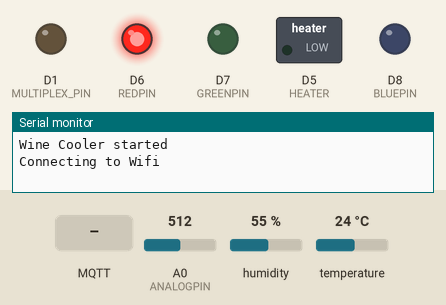
The sketch below on a simulated ESP8266 (NodeMCU). Shown: switched loads named in the sketch (green lamp = pin HIGH), output pins drawn as LEDs (lit = HIGH), the last lines printed to the serial monitor. Wiring (inferred from the names in the program): DHT11 sensor: data D2. Inputs (shaded band) come from the test bench; at power-on: A0 (ANALOGPIN) = 512, humidity 55 %, temperature 24 °C. WiFi joins after 1.5 s; servers stay silent unless stated; random numbers use the default seed unless the sketch sets one; no MQTT or app messages arrive unless stated.

Above: at 0.1 s.
At 3.4 s:
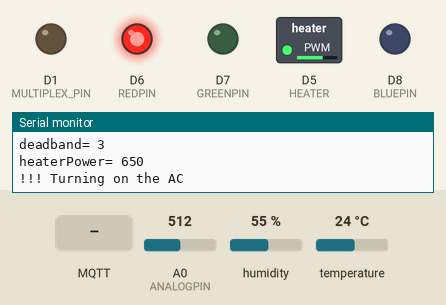
3.5 s: MQTT message "winebot/settemp" arrives on the first subscribed topic
7.8 s: MQTT message "1" arrives on the first subscribed topic
At 36.38 s:
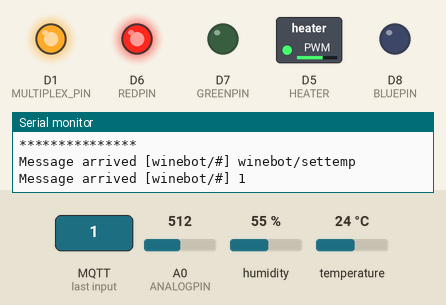
Timing chart, 0 to 37.8 s (numbered marks = the images above; inputs shaded):
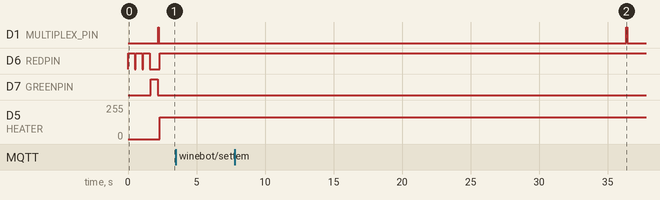

The sketch:

WineCooler.ino
```cpp
#include <ESP8266WiFi.h>
#include <WiFiClient.h>
#include <ESP8266WebServer.h>
#include <ESP8266mDNS.h>
#include <PubSubClient.h>
#include <Adafruit_Sensor.h>
#include "DHT.h"

//PINS
#define MULTIPLEX_PIN D1
#define ANALOGPIN A0
#define REDPIN D6
#define GREENPIN D7
#define BLUEPIN D8
#define HEATER D5
#define DHTPIN D2     // what digital pin we're connected to


// Uncomment whatever type you're using!
#define DHTTYPE DHT11   // DHT 11

//TEMP CONSTANTS
#define SERIESRESISTOR 10000
#define THERMISTORNOMINAL 10000
// temp. for nominal resistance (almost always 25 C)
#define TEMPERATURENOMINAL 25
// how many samples to take and average, more takes longer
// but is more 'smooth'
#define NUMSAMPLES 5
// The beta coefficient of the thermistor (usually 3000-4000)
#define BCOEFFICIENT 3950

//APP SETTINGS
#define DEFAULT_DESIREDTEMP 57
#define DEFAULT_FINMINTEMP 34
#define DEFAULT_DEADBAND 3
#define DEFAULT_DEFROSTDEADBAND 2
#define DEFAULT_HEATERPOWER 650

int desiredTemp;
int finMinTemp;
int deadband;
int defrostDeadband;
int heaterPower;


int cooling = 0;    //cooling means the resistor on
int defrosting = 0;
float roomTemp;
float finTemp;
float humidity;

WiFiClient espClient;
PubSubClient mqttclient(espClient);
DHT dht(DHTPIN, DHTTYPE);

int settingsChanged = 0;

void setup() {
  // put your setup code here, to run once:

  pinMode(MULTIPLEX_PIN,OUTPUT);
  digitalWrite(MULTIPLEX_PIN,LOW);

  lightsOff();
  turnOnRed();
  desiredTemp = DEFAULT_DESIREDTEMP;
  finMinTemp = DEFAULT_FINMINTEMP;
  deadband = DEFAULT_DEADBAND;
  heaterPower = DEFAULT_HEATERPOWER;
  defrostDeadband = DEFAULT_DEFROSTDEADBAND;

  Serial.begin(115200);
  Serial.setDebugOutput(true);
  dbg("Wine Cooler started");

  //TODO test error handling
  dht.begin();
  connectToWifi();
  connectToMQTT();
  turnOnAC(0);
  printSettings();
}

void loop() {

  //TODO deal with disconnections
  if (!mqttclient.connected()){
    dbg("Attempting to reconnect to MQTT");
    connectToMQTT();
  }
  roomTemp = getRoomTemp();
  finTemp = getFinTemp();
  int cutoff = desiredTemp + deadband;

  if (roomTemp >= cutoff  && !defrosting  && !cooling){
     //room is past the cutoff and were not in a defrost so turn on the heater
     dbg("!!! Turning on the AC");
     sendMQInfo("!!! Turning on AC");
     cooling = 1;
     turnOnAC(heaterPower);
     turnOnRed();
  }

  if ((roomTemp <= desiredTemp) && cooling){
    //if we are cooling but we reached the desired temp
     dbg("Turning off the AC since we reached the temp");
     sendMQInfo("!!! Turning off AC since we reached the temp");
     lightsOff();
     turnOnAC(0);
     cooling = 0;
  }

  if ((finTemp < finMinTemp) && !defrosting){
    if (cooling){
      dbg("Turning off heating due to finTemp");
      sendMQInfo("Turning off heating due to finTemp");
      cooling = 0;
      turnOnAC(0);
      lightsOff();
    }
    defrosting = 1;   // turn on defrost
  }

  if (defrosting){
    if (finTemp > (finMinTemp + defrostDeadband)){
      dbg("Defrost Complete");
      sendMQInfo("Defrost Complete");
      defrosting = 0;
    } else {
      //still defrosting
      flashBlue();
    }
  }

  delay(1000);
  humidity = getHumidity();

  printStatus();
  //dbg("DHTTemp= "+String(getDHTTemp()));

  for (int i=0; i < 30; i++){
    mqttclient.loop();

    if (settingsChanged == 1){
      printSettings();
      settingsChanged = 0;
      break;
    }

    delay(1000);    //probably change this later
  }

}
/* End Main Loop */

void msgrcvd(char* topic, byte* payload, unsigned int length) {
  /* DONT MAKE NETWORK CALLS HERE */
  String topicStr(topic);
  payload[length] = '\0';
  String msg ((char *)payload);
  /* debug */
  Serial.print("Message arrived [");
  Serial.print(topic);
  Serial.print("] ");
  for (int i=0;i<length;i++) {
    Serial.print((char)payload[i]);
  }
  Serial.println();
  //Serial.println("_"+msg+"_");
  //Serial.println();
  int tmp;
  if (topicStr == "winebot/settemp"){
    tmp = msg.toInt();
    if (tmp!=desiredTemp){
      desiredTemp = msg.toInt();
      dbg("## Desired Temp set to "+String(desiredTemp));
      settingsChanged = 1;
    }
  } else if (topicStr == "winebot/setfinmintemp"){
    tmp = msg.toInt();
    if (tmp!=finMinTemp){
      finMinTemp = msg.toInt();
      dbg("## FinMin Temp set to "+String(finMinTemp));
      settingsChanged = 1;
    }
  } else if (topicStr == "winebot/setheaterpower"){
    tmp = msg.toInt();
    if (tmp!=heaterPower){
      heaterPower = msg.toInt();
      dbg("## heaterPower set to "+String(heaterPower));
      settingsChanged = 1;
    }
  }

}

float getFinTemp(){
  digitalWrite(MULTIPLEX_PIN,LOW);
  float avg = getAnalogSamples();
  float temp = calcTemp(avg);
  //dbg("Fin Temp:");
  //dbg(String(temp));
  return temp;
}

float getRoomTemp(){
  digitalWrite(MULTIPLEX_PIN,HIGH);
  float avg = getAnalogSamples();
  float temp = calcTemp(avg);
  //dbg("Room Temp:");
  //dbg(String(temp));
  return temp;
}

void turnOnAC(int power){
   analogWrite(HEATER,power);

}

// Helper Functions

float getAnalogSamples(){
  int i;
  int samples[NUMSAMPLES];
  float average;

  // take N samples in a row, with a slight delay
  for (i=0; i< NUMSAMPLES; i++) {
   samples[i] = analogRead(ANALOGPIN);
   delay(10);
  }

  // average all the samples out
  average = 0;
  for (i=0; i< NUMSAMPLES; i++) {
     average += samples[i];
  }
  average /= NUMSAMPLES;
  return average;
}

float getHumidity(){
  int i;
  int samples[NUMSAMPLES];
  float average;

  // take N samples in a row, with a slight delay
  for (i=0; i< NUMSAMPLES; i++) {
   samples[i] =  dht.readHumidity();
   delay(500);
  }

  // average all the samples out
  average = 0;
  int cnt = 0;
  for (i=0; i< NUMSAMPLES; i++) {
    if (samples[i] < 100){
       average += samples[i];
       cnt++;
    }
  }
  if (cnt==0){
    return 0;
  }
  average /= cnt;
  return average;
}

float getDHTTemp(){
  int i;
  int samples[NUMSAMPLES];
  float average;

  // take N samples in a row, with a slight delay
  for (i=0; i< NUMSAMPLES; i++) {
   samples[i] =  dht.readTemperature(true);
   delay(500);
  }

  // average all the samples out
  average = 0;
  int cnt = 0;
  for (i=0; i< NUMSAMPLES; i++) {
    if (samples[i] < 100){
     average += samples[i];
     cnt++;
    }
  }
  if (cnt==0){
    return 0;
  }
  average /= cnt;
  return average;
}

float calcTemp(float RawADC){
  float res;
  res = SERIESRESISTOR*(1023/RawADC-1);
  float steinhart;
  steinhart = res / THERMISTORNOMINAL; // (R/Ro)
  steinhart = log(steinhart); // ln(R/Ro)
  steinhart /= BCOEFFICIENT; // 1/B * ln(R/Ro)
  steinhart += 1.0 / (TEMPERATURENOMINAL + 273.15); // + (1/To)
  steinhart = 1.0 / steinhart; // Invert
  steinhart -= 273.15; // convert to C

  float f = steinhart*1.8+32;
  return f;
}

void flashGreen(){
  analogWrite(GREENPIN,1024);
  delay(500);
  analogWrite(GREENPIN,0);
}

void flashRed(){
  analogWrite(REDPIN,1024);
  delay(500);
  analogWrite(REDPIN,0);
}

void flashBlue(){
  analogWrite(BLUEPIN,1024);
  delay(500);
  analogWrite(BLUEPIN,0);
}

void turnOnRed(){
  analogWrite(BLUEPIN,0);
  analogWrite(GREENPIN,0);
  analogWrite(REDPIN,1024);
}

void connectToWifi(){
  const char* ssid = "TruffleShuffle";
  const char* password = "Mets1234";
  WiFi.begin(ssid, password);
  dbg("Connecting to Wifi");
  while (WiFi.status() != WL_CONNECTED) {
    flashRed();
    delay(50);
    dbg(".");
  }
  dbg("Connected");
  flashGreen();
}

void connectToMQTT(){
  mqttclient.setServer("pizero1", 1883);

  String clientId = "WINECOOLER-";
  clientId += String(random(0xffff), HEX);
  if (mqttclient.connect(clientId.c_str())) {
      dbg("mqtt connected");
      sendMQInfo("Wine Cooler Connected");
      regServer();
      mqttclient.setCallback(msgrcvd);
      mqttclient.subscribe("winebot/#");
  } else {
      dbg("mqtt failed, rc=");
      flashRed();
      flashRed();
      flashRed();
      dbg(String(mqttclient.state()));
  }

}

void lightsOff(){
  analogWrite(BLUEPIN,0);
  analogWrite(REDPIN,0);
  analogWrite(GREENPIN,0);
}

void printStatus(){
  dbg("***************");
  dbg("Room Temp= "+String(roomTemp));
  dbg("Fin Temp= "+String(finTemp));
  dbg("Cooling= "+String(cooling));
  dbg("Defrosting= "+String(defrosting));
  dbg("Humidity= "+String(humidity));
  dbg("***************");


  sendMQData("Room Temp="+String(roomTemp));
  sendMQData("Fin Temp="+String(finTemp));
  sendMQData("Cooling="+String(cooling));
  sendMQData("Defrosting="+String(defrosting));
  sendMQData("Humidity="+String(humidity));

}

void printSettings(){
  dbg("PRINTING SETTINGS");
  dbg("DesiredTemp= "+String(desiredTemp));
  dbg("finMinTemp= "+String(finMinTemp));
  dbg("deadband= "+String(deadband));
  dbg("heaterPower= "+String(heaterPower));
  sendMQData("DesiredTemp="+String(desiredTemp));
  sendMQData("finMinTemp="+String(finMinTemp));
  sendMQData("deadband="+String(deadband));
  sendMQData("heaterPower="+String(heaterPower));
}

void regServer(){
  String s = "Wine:"+WiFi.localIP().toString();
  char temp[100];
  s.toCharArray(temp, s.length() + 1); //packaging up the data to publish to mqtt whoa...
  mqttclient.publish("regserver",temp);
  mqttclient.loop();
}

void sendMQInfo(String s){
  char temp[1000];
  s.toCharArray(temp, s.length() + 1); //packaging up the data to publish to mqtt whoa...
  mqttclient.publish("wine/debug",temp);
  mqttclient.loop();
}

void sendMQData(String s){
  char temp[1000];
  s.toCharArray(temp, s.length() + 1); //packaging up the data to publish to mqtt whoa...
  mqttclient.publish("wine/data",temp);
  mqttclient.loop();
}

void dbg(String s){
  Serial.println(s);
  Serial.flush();
}
```
